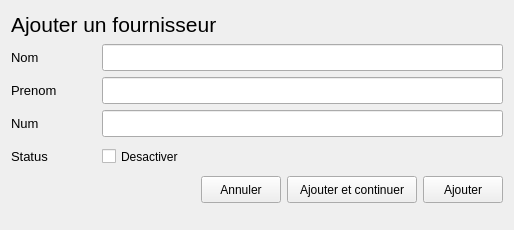
<?xml version="1.0" encoding="UTF-8"?>
<ui version="4.0">
 <class>Form</class>
 <widget class="QWidget" name="Form">
  <property name="geometry">
   <rect>
    <x>0</x>
    <y>0</y>
    <width>514</width>
    <height>230</height>
   </rect>
  </property>
  <property name="windowTitle">
   <string>Ajouter un fournisseur</string>
  </property>
  <layout class="QGridLayout" name="gridLayout">
   <item row="0" column="0">
    <layout class="QVBoxLayout" name="verticalLayout">
     <item>
      <layout class="QHBoxLayout" name="horizontalLayout_6">
       <item>
        <widget class="QLabel" name="label_5">
         <property name="minimumSize">
          <size>
           <width>85</width>
           <height>27</height>
          </size>
         </property>
         <property name="font">
          <font>
           <pointsize>16</pointsize>
          </font>
         </property>
         <property name="text">
          <string>Ajouter un fournisseur</string>
         </property>
         <property name="margin">
          <number>0</number>
         </property>
        </widget>
       </item>
      </layout>
     </item>
     <item>
      <layout class="QHBoxLayout" name="horizontalLayout">
       <item>
        <widget class="QLabel" name="label">
         <property name="minimumSize">
          <size>
           <width>85</width>
           <height>27</height>
          </size>
         </property>
         <property name="maximumSize">
          <size>
           <width>85</width>
           <height>16777215</height>
          </size>
         </property>
         <property name="font">
          <font>
           <pointsize>10</pointsize>
          </font>
         </property>
         <property name="text">
          <string>Nom</string>
         </property>
        </widget>
       </item>
       <item>
        <widget class="QLineEdit" name="nom_lineEdit">
         <property name="minimumSize">
          <size>
           <width>220</width>
           <height>27</height>
          </size>
         </property>
         <property name="font">
          <font>
           <pointsize>10</pointsize>
          </font>
         </property>
        </widget>
       </item>
      </layout>
     </item>
     <item>
      <layout class="QHBoxLayout" name="horizontalLayout_2">
       <item>
        <widget class="QLabel" name="label_2">
         <property name="minimumSize">
          <size>
           <width>85</width>
           <height>27</height>
          </size>
         </property>
         <property name="maximumSize">
          <size>
           <width>85</width>
           <height>16777215</height>
          </size>
         </property>
         <property name="font">
          <font>
           <pointsize>10</pointsize>
          </font>
         </property>
         <property name="text">
          <string>Prenom</string>
         </property>
        </widget>
       </item>
       <item>
        <widget class="QLineEdit" name="prenom_lineEdit">
         <property name="minimumSize">
          <size>
           <width>220</width>
           <height>27</height>
          </size>
         </property>
         <property name="font">
          <font>
           <pointsize>10</pointsize>
          </font>
         </property>
        </widget>
       </item>
      </layout>
     </item>
     <item>
      <layout class="QHBoxLayout" name="horizontalLayout_3">
       <item>
        <widget class="QLabel" name="label_3">
         <property name="minimumSize">
          <size>
           <width>85</width>
           <height>27</height>
          </size>
         </property>
         <property name="maximumSize">
          <size>
           <width>85</width>
           <height>16777215</height>
          </size>
         </property>
         <property name="font">
          <font>
           <pointsize>10</pointsize>
          </font>
         </property>
         <property name="text">
          <string>Num</string>
         </property>
        </widget>
       </item>
       <item>
        <widget class="QLineEdit" name="num_lineEdit">
         <property name="minimumSize">
          <size>
           <width>220</width>
           <height>27</height>
          </size>
         </property>
         <property name="font">
          <font>
           <pointsize>10</pointsize>
          </font>
         </property>
        </widget>
       </item>
      </layout>
     </item>
     <item>
      <layout class="QHBoxLayout" name="horizontalLayout_4">
       <item>
        <widget class="QLabel" name="label_4">
         <property name="minimumSize">
          <size>
           <width>85</width>
           <height>27</height>
          </size>
         </property>
         <property name="maximumSize">
          <size>
           <width>85</width>
           <height>16777215</height>
          </size>
         </property>
         <property name="font">
          <font>
           <pointsize>10</pointsize>
          </font>
         </property>
         <property name="text">
          <string>Status</string>
         </property>
        </widget>
       </item>
       <item>
        <widget class="QCheckBox" name="status_checkBox">
         <property name="minimumSize">
          <size>
           <width>220</width>
           <height>27</height>
          </size>
         </property>
         <property name="text">
          <string>Desactiver</string>
         </property>
        </widget>
       </item>
      </layout>
     </item>
     <item>
      <layout class="QHBoxLayout" name="horizontalLayout_5">
       <item>
        <spacer name="horizontalSpacer">
         <property name="orientation">
          <enum>Qt::Horizontal</enum>
         </property>
         <property name="sizeHint" stdset="0">
          <size>
           <width>40</width>
           <height>20</height>
          </size>
         </property>
        </spacer>
       </item>
       <item>
        <widget class="QPushButton" name="annuler_pushButton">
         <property name="minimumSize">
          <size>
           <width>70</width>
           <height>27</height>
          </size>
         </property>
         <property name="text">
          <string>Annuler</string>
         </property>
        </widget>
       </item>
       <item>
        <widget class="QPushButton" name="ajouterPlus_pushButton">
         <property name="minimumSize">
          <size>
           <width>130</width>
           <height>27</height>
          </size>
         </property>
         <property name="text">
          <string>Ajouter et continuer</string>
         </property>
        </widget>
       </item>
       <item>
        <widget class="QPushButton" name="ajouter_pushButton">
         <property name="minimumSize">
          <size>
           <width>70</width>
           <height>27</height>
          </size>
         </property>
         <property name="text">
          <string>Ajouter</string>
         </property>
        </widget>
       </item>
      </layout>
     </item>
    </layout>
   </item>
   <item row="1" column="0">
    <spacer name="verticalSpacer">
     <property name="orientation">
      <enum>Qt::Vertical</enum>
     </property>
     <property name="sizeHint" stdset="0">
      <size>
       <width>20</width>
       <height>2</height>
      </size>
     </property>
    </spacer>
   </item>
  </layout>
 </widget>
 <resources/>
 <connections/>
</ui>
